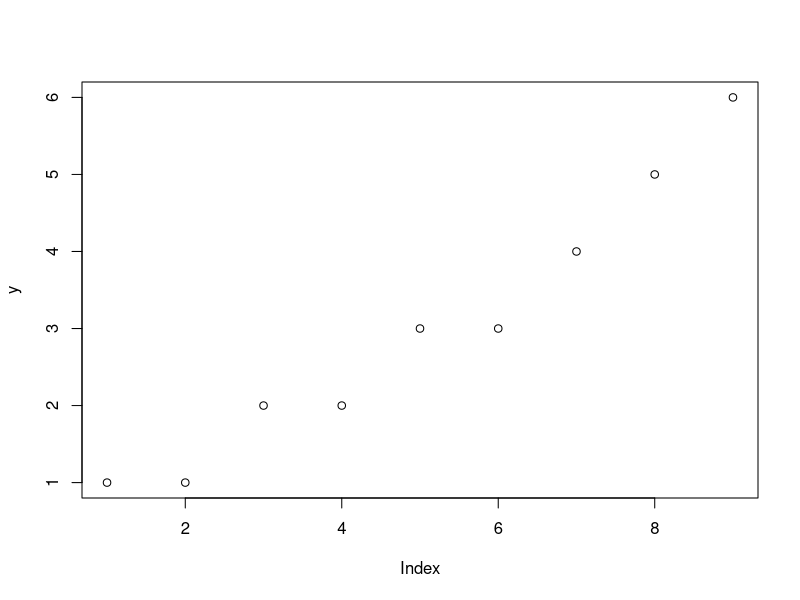
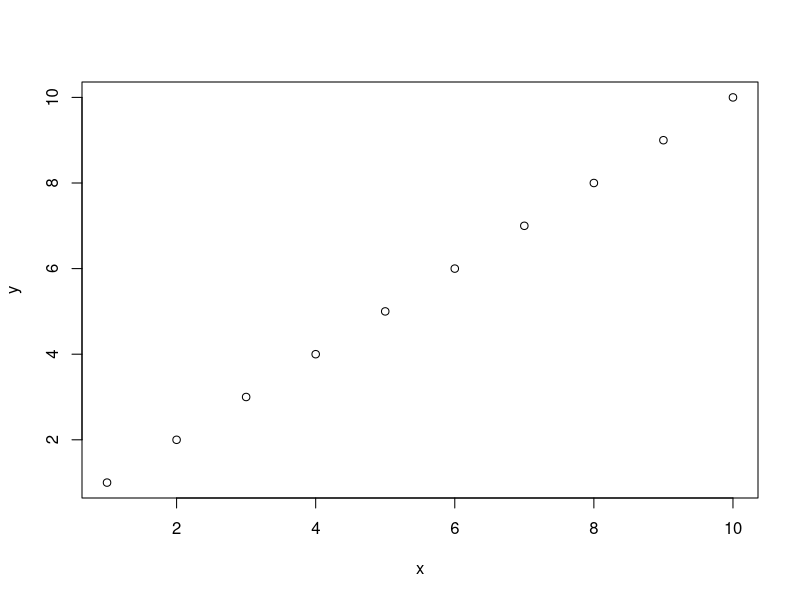
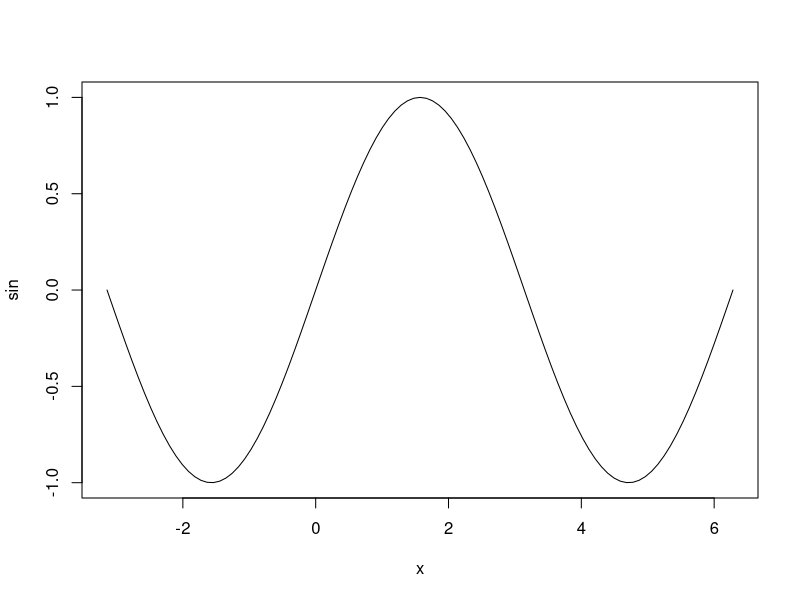
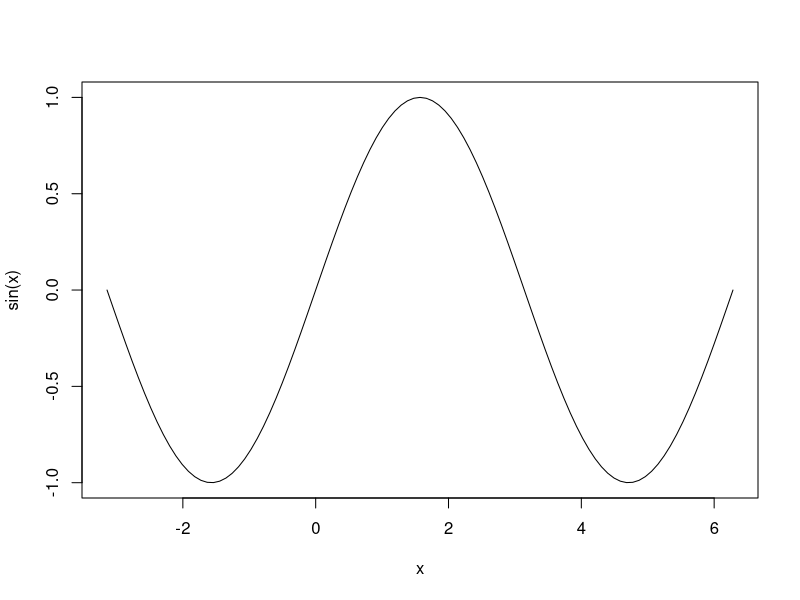
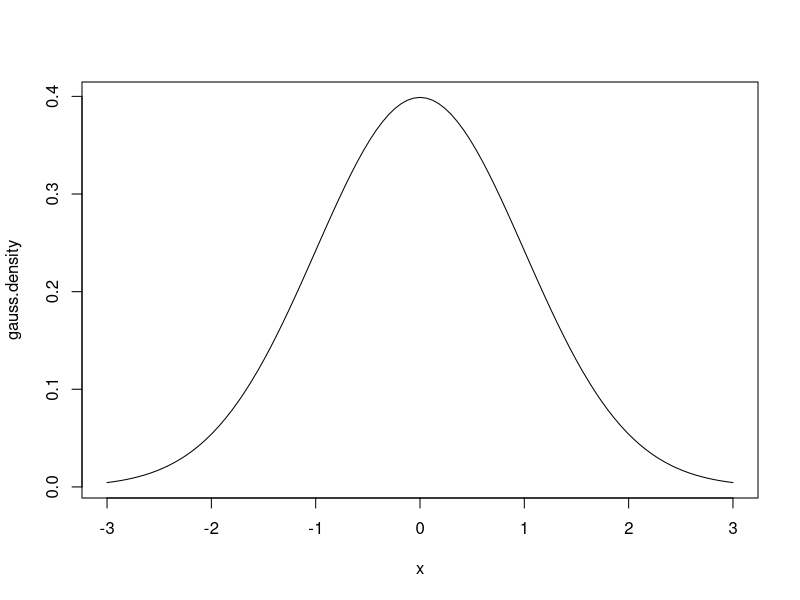
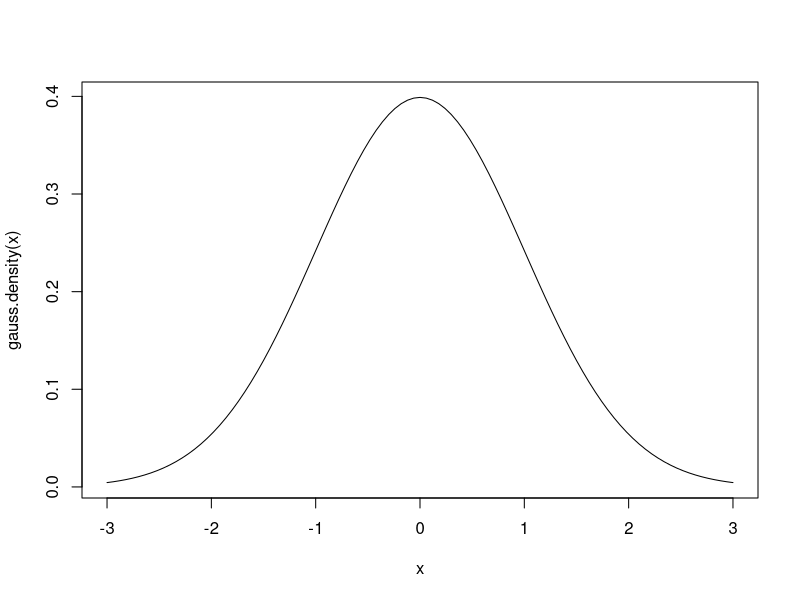

The R script that drew these images, in order:
y <- c(1, 1, 2, 2, 3, 3, 4, 5, 6)
plot(y)

x <- 1:10
y <- 1:10
plot(x, y)

plot(sin, -pi, 2 * pi)
curve(sin, -pi, 2 * pi)

gauss.density <- function(x) {
	1 / sqrt(2 * pi) * exp(-x^2/2)
}
plot(gauss.density, -3, 3)
curve(gauss.density, -3, 3)